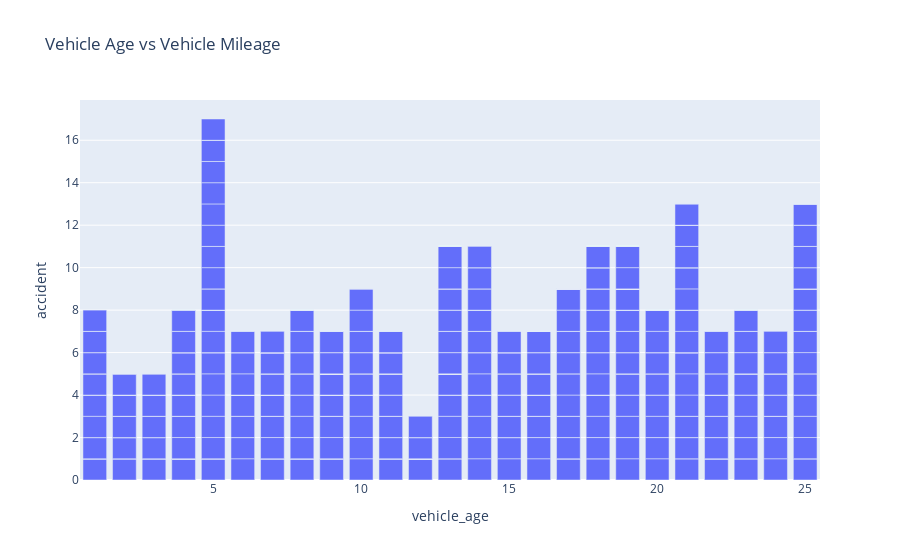

Notebook code cell kept with this figure:
### Code cell
import plotly.express as px
fig = px.bar(df, x= 'vehicle_age',y='vehicle_mileage', title="Vehicle Age vs Vehicle Mileage")
fig.show()

### Figure 1 — Plotly figure (JSON) as saved in the notebook; plotly's stock layout.template omitted (floating-point values rounded to 4 significant figures; data arrays with more than 128 entries replaced by an {"elided": "..."} marker saying what was removed)
{"data": [{"alignmentgroup": "True", "hovertemplate": "vehicle_age=%{x}<br>accident=%{y}<extra></extra>", "legendgroup": "", "marker": {"color": "#636efa"}, "name": "", "offsetgroup": "", "orientation": "v", "showlegend": false, "textposition": "auto", "type": "bar", "x": {"elided": "1000 int values"}, "xaxis": "x", "y": {"elided": "1000 int values"}, "yaxis": "y"}], "layout": {"autosize": true, "barmode": "relative", "legend": {"tracegroupgap": 0}, "title": {"text": "Vehicle Age vs Vehicle Mileage"}, "xaxis": {"anchor": "y", "autorange": true, "domain": [0, 1], "range": [0.5, 25.5], "title": {"text": "vehicle_age"}, "type": "linear"}, "yaxis": {"anchor": "x", "autorange": true, "domain": [0, 1], "range": [0, 17.89], "title": {"text": "accident"}, "type": "linear"}}}
